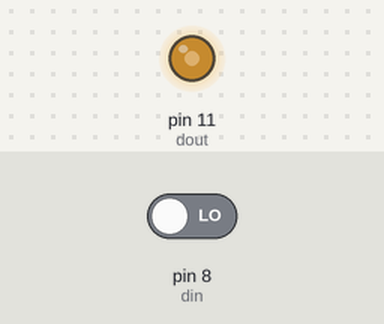
A sketch run on a simulated Arduino Uno, built with avr-gcc and run on an emulated ATmega328P. Shown: output pins drawn as LEDs (lit = HIGH). The test bench sets the inputs (shaded band); at power-on: pin 8 (din) LOW. What the sketch prints to the serial monitor is not drawn.

Above: at 0.1 s.
Timing chart, 0 to 1.6 s (numbered marks = the images above):
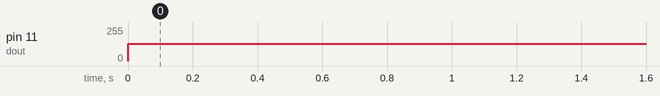

The sketch:

lab1pt2.ino
```cpp
int dout = 11;
int din = 8;


void setup() {
  Serial.begin(115200);
  pinMode(dout,OUTPUT);
  pinMode(din,INPUT);

}

void loop() {
  analogWrite(dout,128);
  int state = digitalRead(din);
  Serial.println(state);
}
```

Measured:
- by itself, pin 11 (dout): 0/255 → 128/255 at 0.00 s
